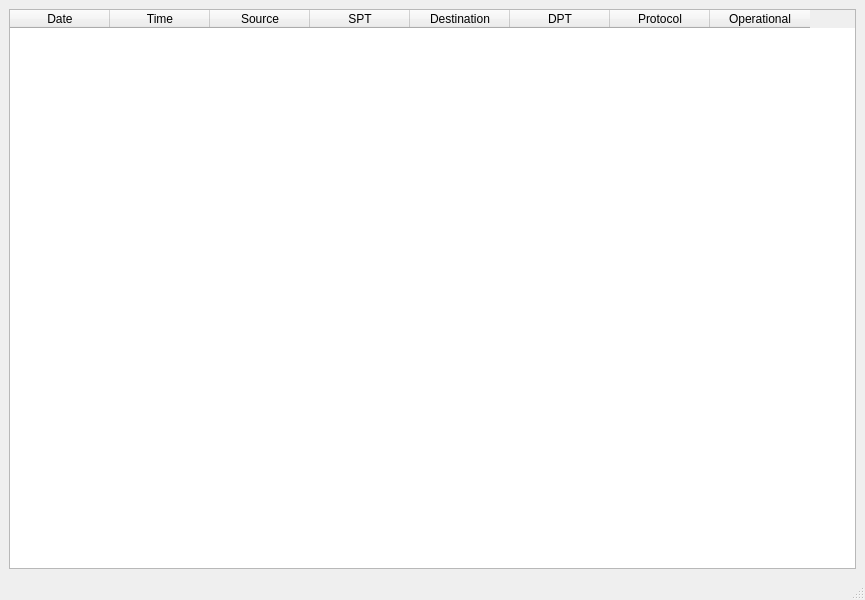
<?xml version="1.0" encoding="UTF-8"?>
<ui version="4.0">
 <class>MainWindow</class>
 <widget class="QMainWindow" name="MainWindow">
  <property name="geometry">
   <rect>
    <x>0</x>
    <y>0</y>
    <width>865</width>
    <height>600</height>
   </rect>
  </property>
  <property name="windowTitle">
   <string>UFW LOG</string>
  </property>
  <widget class="QWidget" name="centralwidget">
   <layout class="QGridLayout" name="gridLayout">
    <item row="0" column="0">
     <widget class="QTableWidget" name="tableWidget">
      <column>
       <property name="text">
        <string>Date</string>
       </property>
      </column>
      <column>
       <property name="text">
        <string>Time</string>
       </property>
      </column>
      <column>
       <property name="text">
        <string>Source</string>
       </property>
      </column>
      <column>
       <property name="text">
        <string>SPT</string>
       </property>
      </column>
      <column>
       <property name="text">
        <string>Destination</string>
       </property>
      </column>
      <column>
       <property name="text">
        <string>DPT</string>
       </property>
      </column>
      <column>
       <property name="text">
        <string>Protocol</string>
       </property>
      </column>
      <column>
       <property name="text">
        <string>Operational</string>
       </property>
      </column>
     </widget>
    </item>
   </layout>
  </widget>
  <widget class="QMenuBar" name="menubar">
   <property name="geometry">
    <rect>
     <x>0</x>
     <y>0</y>
     <width>865</width>
     <height>23</height>
    </rect>
   </property>
  </widget>
  <widget class="QStatusBar" name="statusbar"/>
 </widget>
 <resources/>
 <connections/>
</ui>
